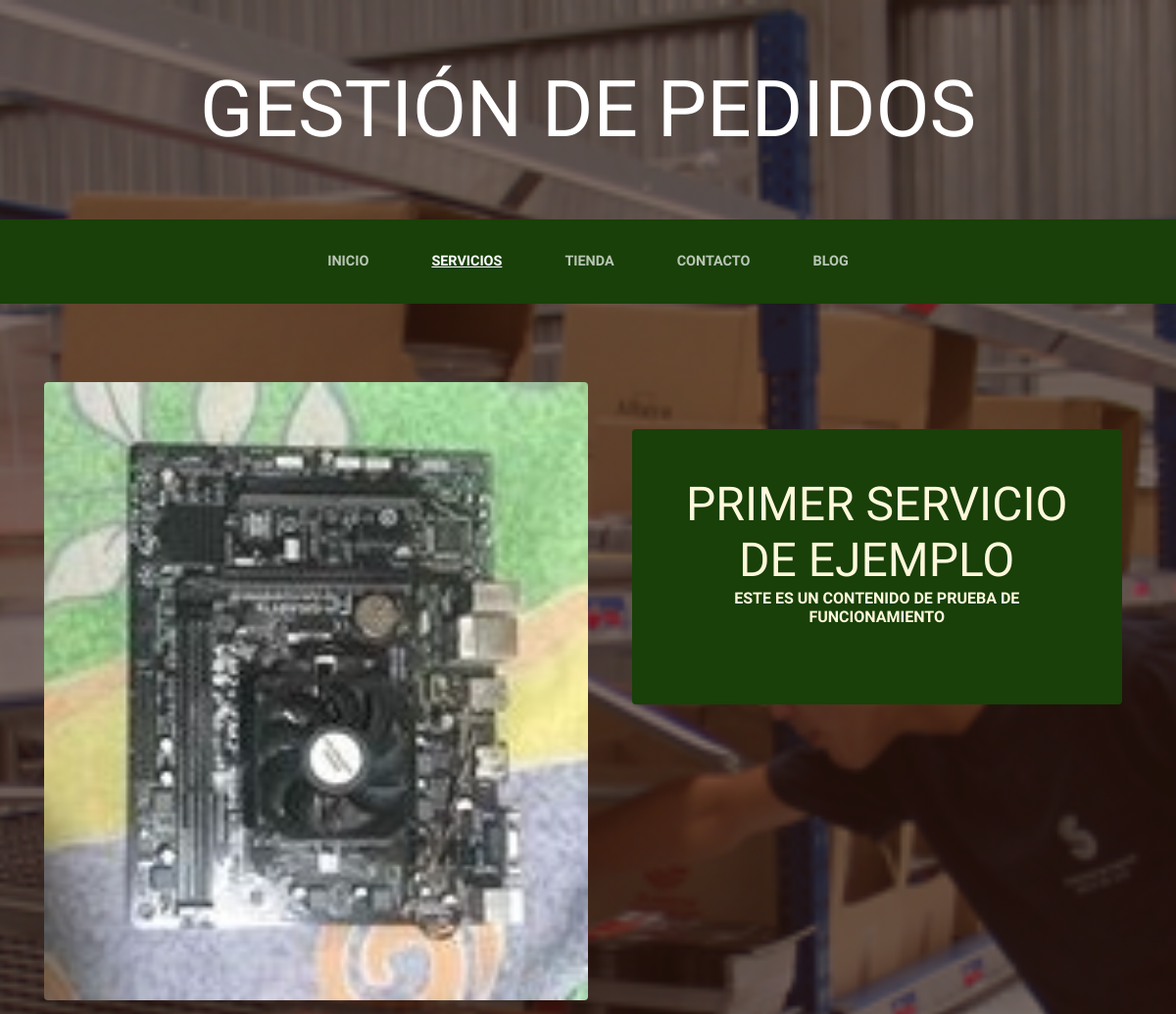
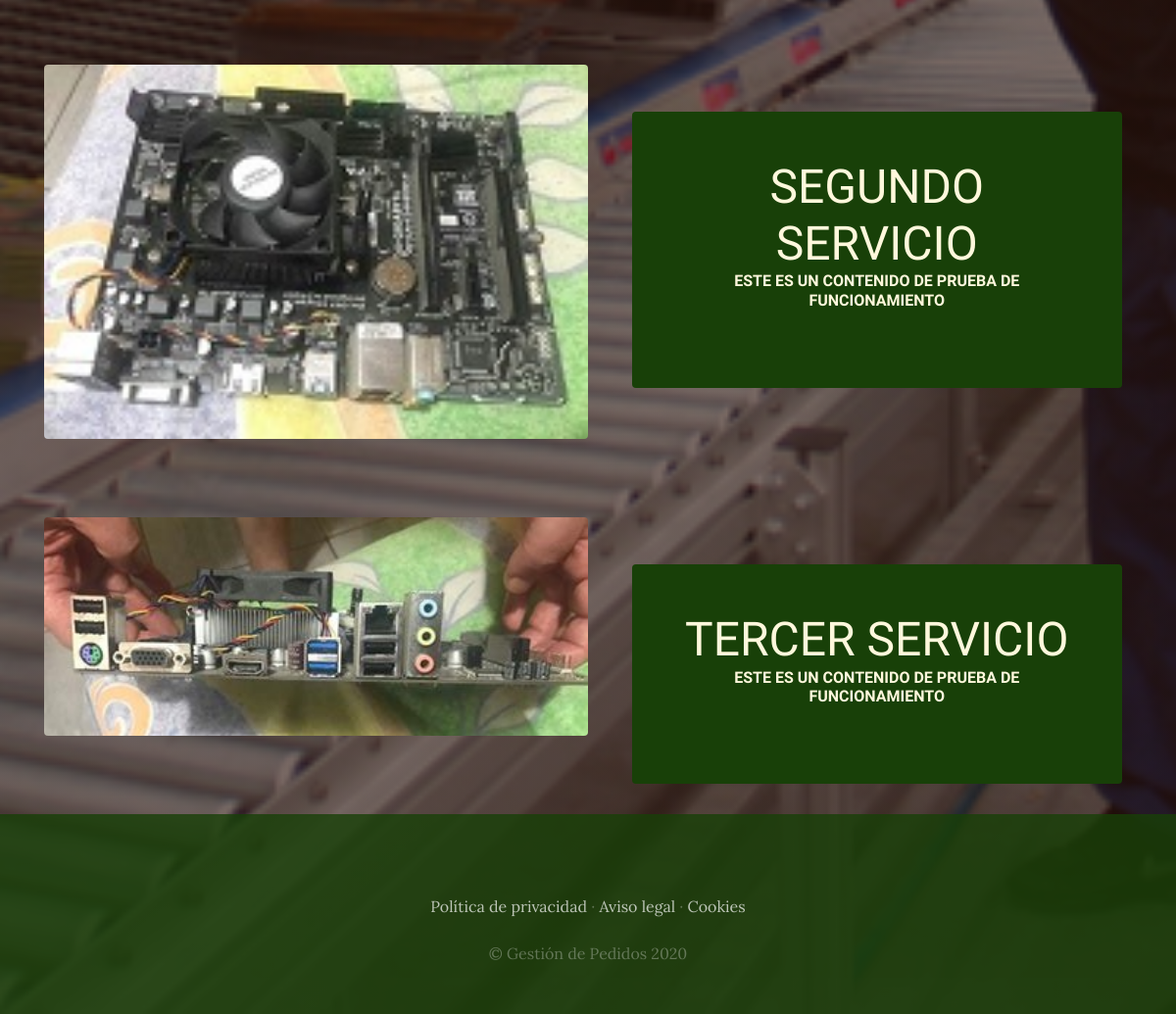
The app's page /servicios/ with its own data (2 pictures, top to bottom).
### servicios/models.py (models this page shows, shortened)
class Servicio(models.Model):
    titulo=models.CharField(max_length=50)
    contenido=models.CharField(max_length=50)
    imagen=models.ImageField(upload_to='servicios')
    created=models.DateTimeField(auto_now_add=True)
    updated=models.DateTimeField(auto_now_add=True)
    class Meta:
        verbose_name='servicio'
        verbose_name_plural='servicios'

### servicios/views.py (the view)
# urls.py: path('servicios/', include('servicios.urls')),
def servicios(request):
    servicios=Servicio.objects.all()
    return render(request, "servicios/servicios.html",{"servicios": servicios})

### servicios/templates/servicios/servicios.html
{% extends "ProyectoWebApp/base.html" %}
{% load static %}
{% block content %}
     {% for servicio in servicios %}
     <section class="page-section clearfix">
      <div class="container">
        <div class="intro">
          <img class="intro-img img-fluid mb-3 mb-lg-0 rounded" src="{{servicio.imagen.url}}" style="width:50% ">
          <div class="intro-text left-0 text-center bg-faded p-5 rounded">
            <h2 class="section-heading mb-4" >
              <span class="section-heading-lower">{{servicio.titulo}}</span>
              <span class="section-heading-upper">{{servicio.contenido}}</span>
            </h2>
          </div>
        </div>
      </div>
    </section>
      {% endfor %}
{% endblock %}

### ProyectoWebApp/static/ProyectoWebApp/css/gestion.css (style rules this page uses)
body { font-family: 'Lora'; background: linear-gradient(rgba(47, 23, 15, 0.65), rgba(47, 23, 15, 0.65)), url("../img/bg_main.jpg"); background-attachment: fixed; background-position: center; background-size: cover; }
h1, h2, h3, h4, h5, h6 { font-family: 'Raleway'; }
.page-section { margin-top: 5rem; margin-bottom: 5rem; }
.section-heading { text-transform: uppercase; }
.section-heading .section-heading-upper { display: block; font-size: 1rem; font-weight: 800; padding-bottom:.5rem; }
.section-heading .section-heading-lower { display: block; font-size: 3rem; font-weight: 100; }
.bg-faded { background-color: rgba(255, 255, 255, 0.85); }
.intro { position: relative; }
@media (min-width: 992px) { .intro .intro-img { width: 75%; float: left; } }
@media (min-width: 992px) { .intro .intro-text { left: 600; width: 60%; margin-top: 3rem; background-color: rgba(24, 64, 8); color: cornsilk; position: absolute; } }
@media (min-width: 1200px) { .intro .intro-text { width: 45%; } }

### records on screen
Servicio: imagen (picture), titulo "PRIMER SERVICIO DE EJEMPLO", contenido "ESTE ES UN CONTENIDO DE PRUEBA DE FUNCIONAMIENTO"
Servicio: imagen (picture), titulo "SEGUNDO SERVICIO", contenido "ESTE ES UN CONTENIDO DE PRUEBA DE FUNCIONAMIENTO"
Servicio: imagen (picture), titulo "TERCER SERVICIO", contenido "ESTE ES UN CONTENIDO DE PRUEBA DE FUNCIONAMIENTO"
